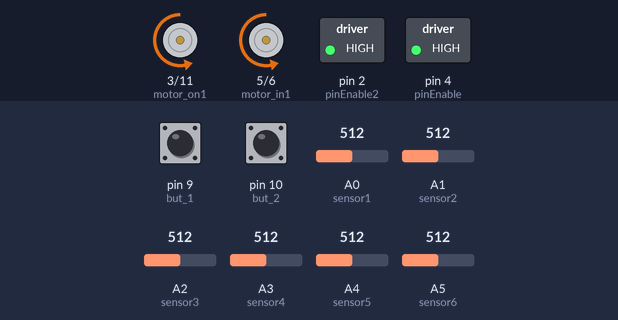
Bench run of a sketch on a simulated Arduino Uno, built with avr-gcc and run on an emulated ATmega328P. On the bench: motor-driver pin pairs drawn as motors (green arrow = first pin HIGH = forward, orange = second pin HIGH = backward, longer = more drive), switched loads named in the sketch (green lamp = pin HIGH). The inputs (shaded band) are chosen by the test bench; at power-on: A0 (sensor1) = 512, pin 9 (but_1) HIGH, A1 (sensor2) = 512, pin 10 (but_2) HIGH, A2 (sensor3) = 512, A3 (sensor4) = 512, A4 (sensor5) = 512, A5 (sensor6) = 512. What the sketch prints to the serial monitor is not drawn.

Above: at 1.2 s.
1.3 s: A0 (sensor1) set to 36
2.8 s: A0 (sensor1) set to 30
At 3.8 s:
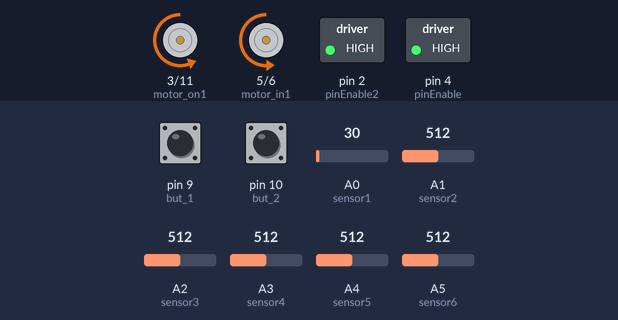
5.8 s: pin 9 (but_1) pulled LOW for 0.15 s
At 7.8 s:
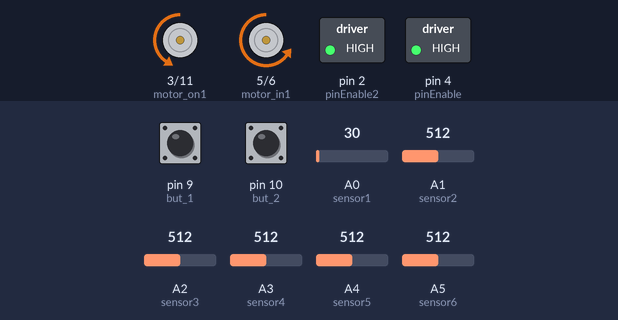
8.8 s: A1 (sensor2) set to 30
11.8 s: pin 10 (but_2) pulled LOW for 1 s
At 13.97 s:
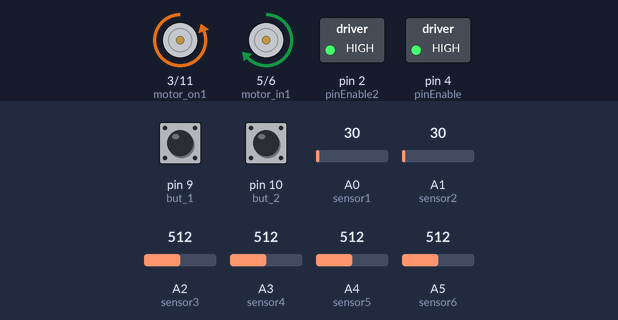
14.8 s: pin 9 (but_1) pulled LOW for 0.15 s
At 15.31 s:
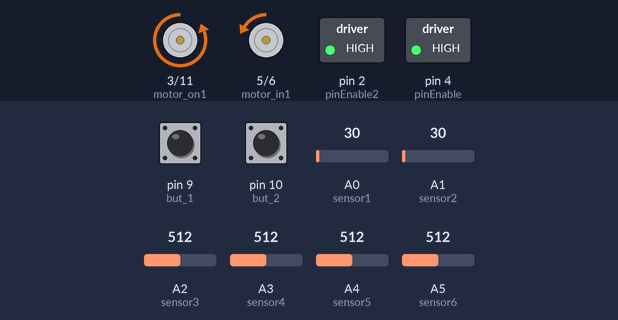
Timing chart, 0 to 18.9 s (numbered marks = the images above; inputs shaded):
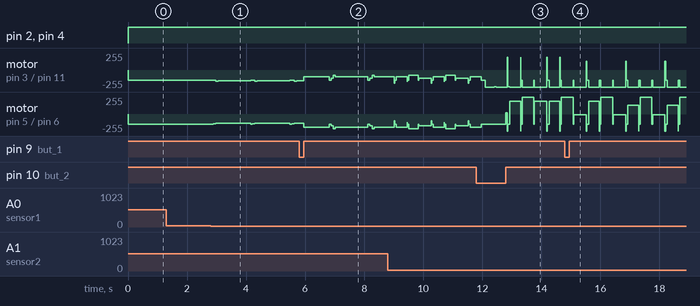

The sketch:

PID_Kasus_P.ino
```cpp
//deklarasi sensor photodioda
int sensor1 = A0;
int sensor2 = A1;
int sensor3 = A2;
int sensor4 = A3;
int sensor5 = A4;
int sensor6 = A5;
int baca_sensor[6];
int datasensor[6];
//deklarasi pin output
int pinEnable = 4;
int pinEnable2 = 2;
//deklarasi motor kiri
int motor_in1 = 5;
int motor_in2 = 6;
//deklarasi motor kanan
int motor_on1 = 3;
int motor_on2 = 11;
//deklarasi dua button
int but_1 = 9;
int but_2 = 10;
//deklarasi untuk PID
int last_error = 0;
int error = 0;
int kp = 5;
int kd = 0;
int ki = 0;
int rate_d = 0;
int rate_i = 0;
int robotspeed = 150;
int movecontrol = 0;
int robotspeedL = 0;
int robotspeedR = 0;
int maxpwm = 255;
char sensorBit;


// setup pin
void setup()
{
  pinMode(sensor1, INPUT);
  pinMode(sensor2, INPUT);
  pinMode(sensor3, INPUT);
  pinMode(sensor4, INPUT);
  pinMode(sensor5, INPUT);
  pinMode(sensor6, INPUT);
  pinMode(but_1, INPUT_PULLUP);
  pinMode(but_2, INPUT_PULLUP);

  pinMode(pinEnable, OUTPUT);
  pinMode(pinEnable2, OUTPUT);
  pinMode(motor_in1, OUTPUT);
  pinMode(motor_in2, OUTPUT);
  pinMode(motor_on1, OUTPUT);
  pinMode(motor_on2, OUTPUT);
  Serial.begin(9600);
}


void readsensor(){
baca_sensor[0] = analogRead(sensor1);
baca_sensor[1] = analogRead(sensor2);
baca_sensor[2] = analogRead(sensor3);
baca_sensor[3] = analogRead(sensor4);
baca_sensor[4] = analogRead(sensor5);
baca_sensor[5] = analogRead(sensor6);


  for(int i = 0; i<=5; i++){
    if(baca_sensor[i]<=33){
      datasensor[i] = 1;
    }
    else{
      datasensor[i] = 0;
    }
  }
  for(int i = 0; i<=5; i++){
    sensorBit += datasensor[i] * (1 << i);
}
}

void pv(){
  switch (sensorBit){
    case 0b100000: error = -3; break;
    case 0b110000: error = -2; break;
    case 0b010000: error = -1; break;
    //  ||
    case 0b001100: error = 0; break;
    case 0b001000: error = 0; break;
    case 0b000100: error = 0; break;
    //  ||
    case 0b000010: error = 1; break;
    case 0b000011: error = 2; break;
    case 0b000001: error = 3; break;

    default: error; break;
  }
}


void loop(){
  digitalWrite(pinEnable, HIGH);
  digitalWrite(pinEnable2, HIGH);
  follow_line();
  butkp();
}

void butkp(){
  //ketika button 1 ditekan maka akan menambah kp
  if(digitalRead(but_1)==HIGH){
    kp++;
  }
  //ketika button 2 ditekan maka akan mengurangi kp
  if(digitalRead(but_2)==HIGH){
    kp--;
  }
}

void follow_line(){
  readsensor();
  pv();
  rate_d = error - last_error;
  rate_i = error + last_error;
  last_error = error;

  movecontrol = (kp * error) + (ki * rate_i) + (kd * rate_d);

  robotspeedR = robotspeed - movecontrol;
  robotspeedL = robotspeed + movecontrol;
  setMotor(robotspeedR, robotspeedL);
  Serial.println(robotspeedR);
}

void setMotor(int pwmR, int pwmL){

  if(pwmL > maxpwm){
    pwmL = maxpwm;
  }
  else if(pwmL < -maxpwm){
    pwmL = -maxpwm;
  }
  if (pwmL < 0){
    pwmL *= -1;
    analogWrite(motor_in1, pwmL);
    analogWrite(motor_in2, 0);
  }
  else{
    analogWrite(motor_in1, 0);
    analogWrite(motor_in2, pwmL);
  }
  if(pwmR > maxpwm){
    pwmR = maxpwm;
  }
  else if(pwmR < -maxpwm){
    pwmR = -maxpwm;
  }
  if (pwmR < 0){
    pwmR *= -1;
    analogWrite(motor_on1, pwmR);
    analogWrite(motor_on2, 0);
  }
  else{
    analogWrite(motor_on1, 0);
    analogWrite(motor_on2, pwmR);
  }
}
```
